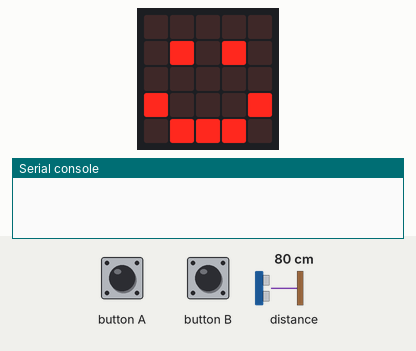
Bench run of a program on a simulated BBC micro:bit running MicroPython. Parts: the board's 5×5 LED display, the last lines printed to the serial console. The test bench sets the inputs (shaded band); at power-on: distance to the obstacle 80 cm. The echo pulse lasts 58.3 µs per cm; no radio messages arrive unless stated (any console line starting 'radio sent:' is added by the test bench).

Above: at 1.2 s.
1.3 s: button A pressed for 0.15 s
3.8 s: distance to the obstacle set to 2 cm
At 4.6 s:
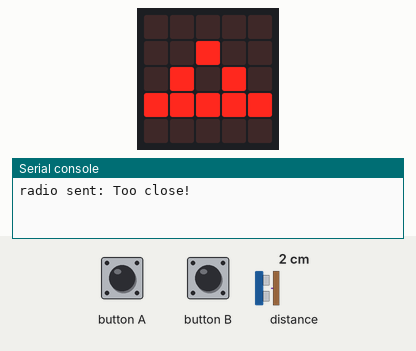
Timing chart, 0 to 6.8 s (numbered marks = the images above; inputs shaded):
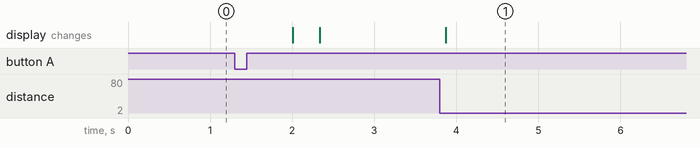

Measured:
- after the input at 3.8 s, the display: changes after 0.08 s (image 1)

The program:

main.py
```python
"""
Copyright (c) 2026 MTHS All rights reserved
Created by: Jayden Okafor
Created on: Apr 2026
This program sends the word "too close" to another microbit if the distance is below 10cm away
"""

from microbit import *
import radio


# sonar class
class HCSR04:
    def __init__(self, tpin=pin0, epin=pin2, spin=pin13):
        self.trigger_pin = tpin
        self.echo_pin = epin
        self.sclk_pin = spin

        spi.init(
            baudrate=125000,
            sclk=self.sclk_pin,
            mosi=self.trigger_pin,
            miso=self.echo_pin,
        )

        self.length = 500
        self.resp = bytearray(self.length)

    def distance_mm(self):
        pre = 0
        post = 0
        k = -1
        length = self.length
        resp = self.resp

        for j in range(length):
            resp[j] = 0
        resp[0] = 0xFF

        spi.write_readinto(resp, resp)

        try:
            i, value = next((ind, v) for ind, v in enumerate(resp) if v)
        except StopIteration:
            i = -1
        if i > 0:
            pre = bin(value).count("1")
            try:
                k, value = next(
                    (ind, v)
                    for ind, v in enumerate(resp[i : length - 2])
                    if resp[i + ind + 1] == 0
                )
                post = bin(value).count("1") if k else 0
                k = k + i
            except StopIteration:
                i = -1
        dist = -1 if i < 0 else round(((pre + (k - i) * 8.0 + post) * 8 * 0.172) / 2)
        return dist


# clear screen
display.clear()
display.show(Image.HAPPY)

# assign the radio to the same number as your partner to avoid conflict with other microbits
radio.on()
radio.config(group=168)

# assign sonar class
sonar = HCSR04()

# when the "A" button is pressed
while True:
    if button_a.was_pressed():

        # makes this loop run forever
        while True:

            # measure the distance in cm
            distance = sonar.distance_mm() / 10

            # runs if distance is below 10cm and sends the word "too close" to the other microbit
            if distance > 0 and distance <= 10:
                display.clear()
                display.show(Image.TRIANGLE)
                radio.send("Too close!")
                sleep(8000)

            # clears screen and shows happy face
            display.clear()
            display.show(Image.HAPPY)
```
